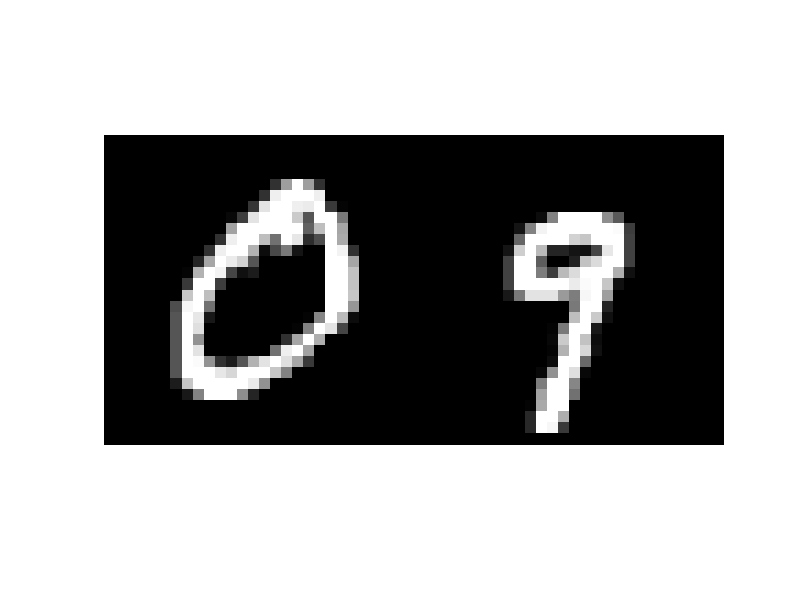

Reproduce this figure in MATLAB. (Note: this script raises an error after producing the figure.)
clc
close all
clear all

% addpath 'nmflib/'
addpath(genpath('utils'));  % add K-SVD box
addpath(genpath('LCKSVD'));  % add K-SVD box
addpath('COPAR');
addpath('DLSI');
addpath('LRSDL_FDDL');
addpath('build_spams');
addpath('utils');
addpath('SRC');
addpath('ODL');

%% Load Data
load('Datasets/MNSIT_2digits_100.mat');
load('Datasets/Exact_20bases_MNSIT_2digits_100.mat');
X=X';

%% Create noisy data
A=[];
sigma=0.25;
for l=1:10
    X1=X+sigma*abs(randn(size(X)));  %--Absolute Gaussian noise
   %X1=X+mat2gray(poissrnd(sigma,size(X))); %--Poisson Noise
    A=[A;X1];
%     A=[A;X];
end

figure();
one_piece_of_2_digits = reshape(X(1,:),[],56);
imshow(one_piece_of_2_digits);

sigma=0.5;

% [acc_lrsdl, rt] = LRSDL_wrapper(Y_train, label_train, Y_test , label_test, ...
%                             k, k0, lambda1, lambda2, lambda3);

opts.verbal=1;
opts.verbose=0;
opts.max_iter      = 500;
% function [D, X] = ODL(Y, k, lambda, opts, method)                       
[D, H] = ODL(A, 20, sigma, opts, 'spams'); % fista spams
opts.holdsD = D;
Dopt = D;
for i=1:20
    [D, H] = ODL(A, 20, sigma, opts, 'spams'); % fista spams
    opts.holdsD = D;
    Dopt = D;
end    

figure()
for i=1:20
    subplot(5,4,i)
%      H11(i,:)=mat2gray(H1(i,:));
%      imshow((reshape(H11(i,:),[],56)));
     imshow(reshape(H(i,:),[],56))
end
sigma=0.25;

%


%


%


%

